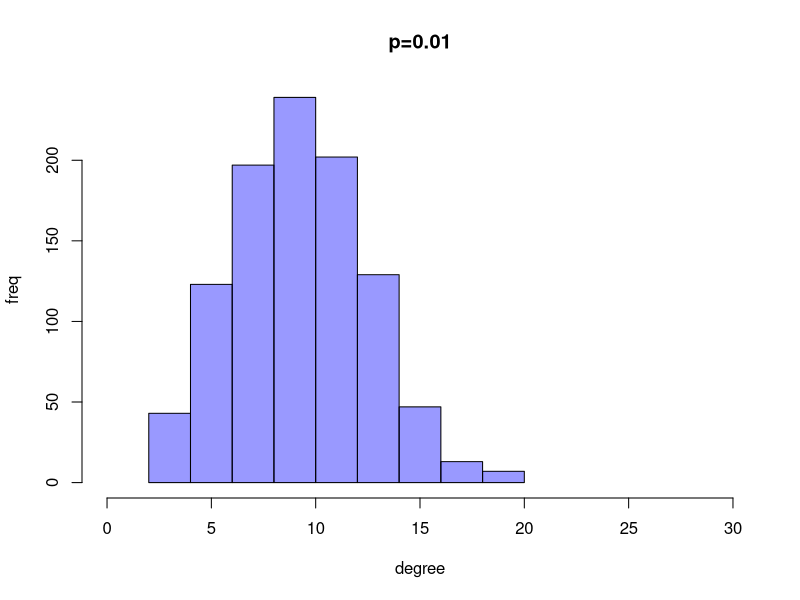
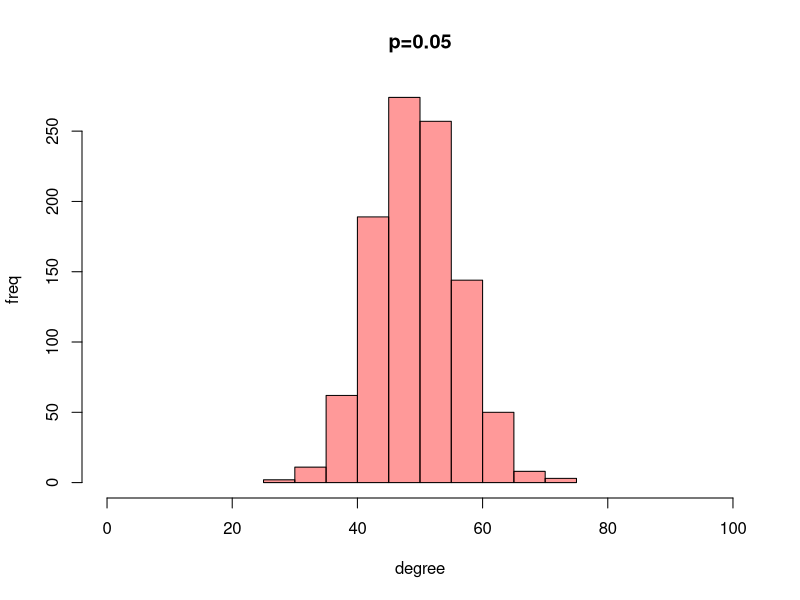
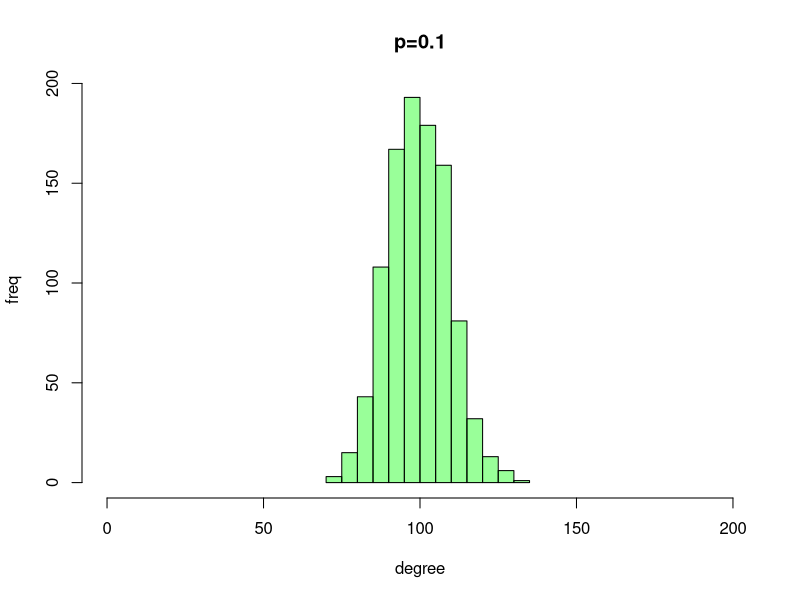

R code for these plots, in order:
library(igraph)

#1a
#Create three undirected random networks (n = 1000, p = 0.01, 0.05, 0.1)
random_network1 <- erdos.renyi.game(1000, 0.01, type="gnp")
random_network2 <- erdos.renyi.game(1000, 0.05, type="gnp")
random_network3 <- erdos.renyi.game(1000, 0.1, type="gnp")

#Plot degree distributions for these three networks
deg1 <- degree(random_network1)
deg2 <- degree(random_network2)
deg3 <- degree(random_network3)
hist(deg1, col=rgb(0,0,1,.4), xlim=c(0,30), xlab="degree",ylab="freq", main="p=0.01")
hist(deg2, col=rgb(1,0,0,.4), xlim=c(0,100), xlab="degree",ylab="freq", main="p=0.05")
hist(deg3, col=rgb(0,1,0,.4), xlim=c(0,200), xlab="degree",ylab="freq", main="p=0.1")

#1b
#is the network connected or disconnected
is_connected(random_network1)
is_connected(random_network2)
is_connected(random_network3)

#diameters
diameter(random_network1)
diameter(random_network2)
diameter(random_network3)

#1c
threshold_prob <- 0.001
random_network4 <- erdos.renyi.game(1000, threshold_prob, type="gnp")
while (!(is_connected(random_network4)))
{
    threshold_prob <- threshold_prob + 0.001
    random_network4 <- erdos.renyi.game(1000, threshold_prob, type="gnp")
}

#1d See report